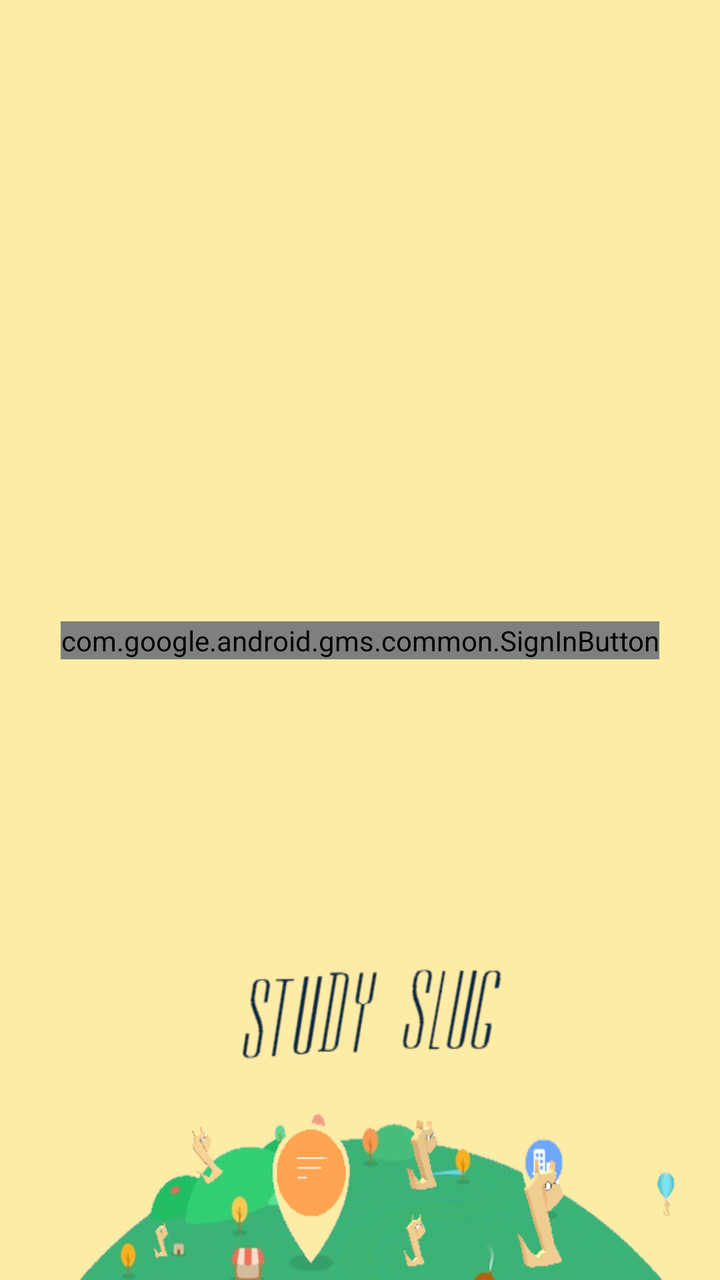
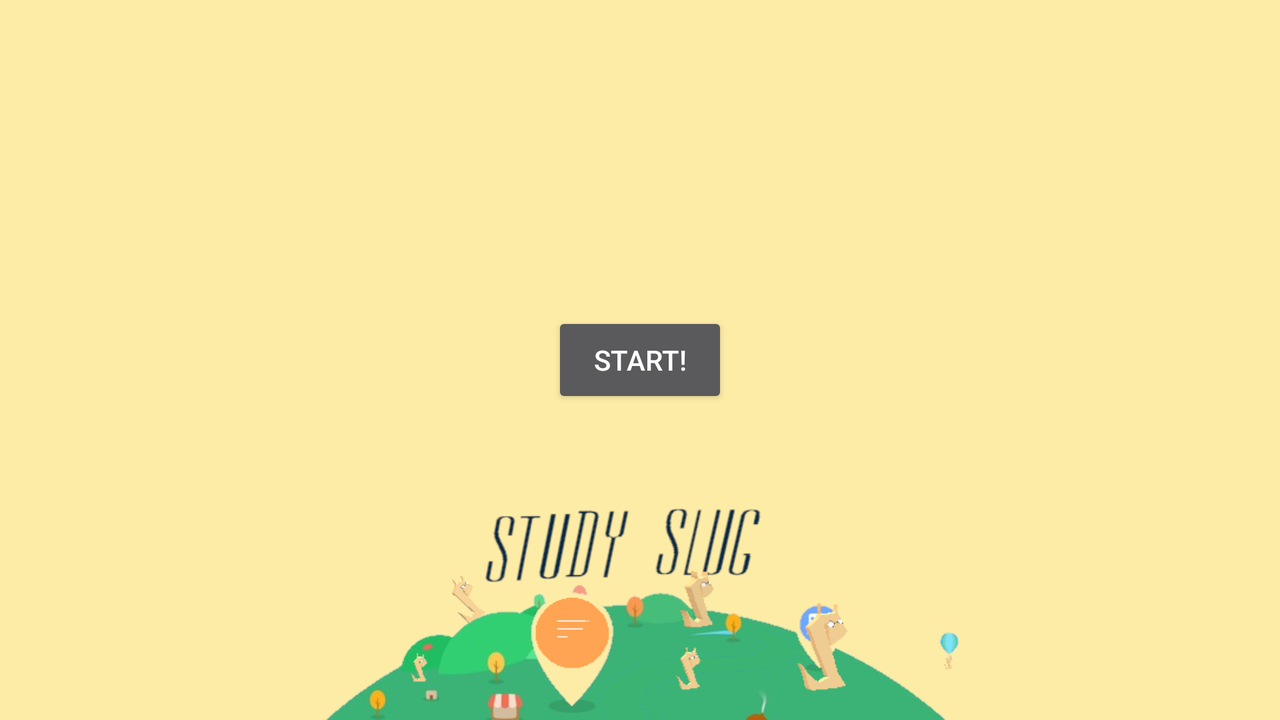

Compare how this app lays out the same screen by default and in its alternative resource folder. The renders come first, then the two layout files and the values they reference.
<!-- AndroidManifest.xml: application theme Theme.AppCompat.NoActionBar -->
<!-- res/layout/activity_splash.xml -->
<?xml version="1.0" encoding="utf-8"?>
<android.support.constraint.ConstraintLayout xmlns:android="http://schemas.android.com/apk/res/android"
    xmlns:app="http://schemas.android.com/apk/res-auto"
    xmlns:tools="http://schemas.android.com/tools"
    android:layout_width="match_parent"
    android:layout_height="match_parent"
    tools:context=".SplashActivity">

    <ImageView
        android:id="@+id/imageView"
        android:layout_width="0dp"
        android:layout_height="0dp"
        android:scaleType="fitXY"
        app:layout_constraintBottom_toBottomOf="parent"
        app:layout_constraintEnd_toEndOf="parent"
        app:layout_constraintStart_toStartOf="parent"
        app:layout_constraintTop_toTopOf="parent"
        app:srcCompat="@drawable/logo" />

    <com.google.android.gms.common.SignInButton
        android:id="@+id/g_sign_in_button"
        android:layout_width="wrap_content"
        android:layout_height="wrap_content"
        android:onClick="onClick"
        android:background="@drawable/layout_bg"
        app:layout_constraintBottom_toBottomOf="parent"
        app:layout_constraintEnd_toEndOf="parent"
        app:layout_constraintStart_toStartOf="parent"
        app:layout_constraintTop_toTopOf="parent" />
</android.support.constraint.ConstraintLayout>
<!-- resources referenced by this layout -->
<resources>
  <!-- drawable logo: png bitmap (drawable, 67022 bytes) -->
</resources>
<!-- res/layout-land/activity_splash.xml (the author's variant of the layout above) -->
<!-- drawn on the phone turned sideways -->
<?xml version="1.0" encoding="utf-8"?>
<android.support.constraint.ConstraintLayout xmlns:android="http://schemas.android.com/apk/res/android"
    xmlns:app="http://schemas.android.com/apk/res-auto"
    xmlns:tools="http://schemas.android.com/tools"
    android:layout_width="match_parent"
    android:layout_height="match_parent"
    tools:context=".SplashActivity">

    <ImageView
        android:id="@+id/imageView"
        android:layout_width="0dp"
        android:layout_height="0dp"
        android:scaleType="fitXY"
        app:layout_constraintBottom_toBottomOf="parent"
        app:layout_constraintEnd_toEndOf="parent"
        app:layout_constraintStart_toStartOf="parent"
        app:layout_constraintTop_toTopOf="parent"
        app:srcCompat="@drawable/logo_landscape" />

    <Button
        android:id="@+id/start_button"
        android:layout_width="wrap_content"
        android:layout_height="wrap_content"
        android:text="@string/start_button"
        app:layout_constraintBottom_toBottomOf="parent"
        app:layout_constraintEnd_toEndOf="parent"
        app:layout_constraintStart_toStartOf="parent"
        app:layout_constraintTop_toTopOf="parent" />
</android.support.constraint.ConstraintLayout>
<!-- resources referenced by the variant -->
<!-- as the phone turned sideways resolves them -->
<resources>
  <!-- drawable logo_landscape: png bitmap (drawable, 68172 bytes) -->
  <string name="start_button">Start!</string>
</resources>
